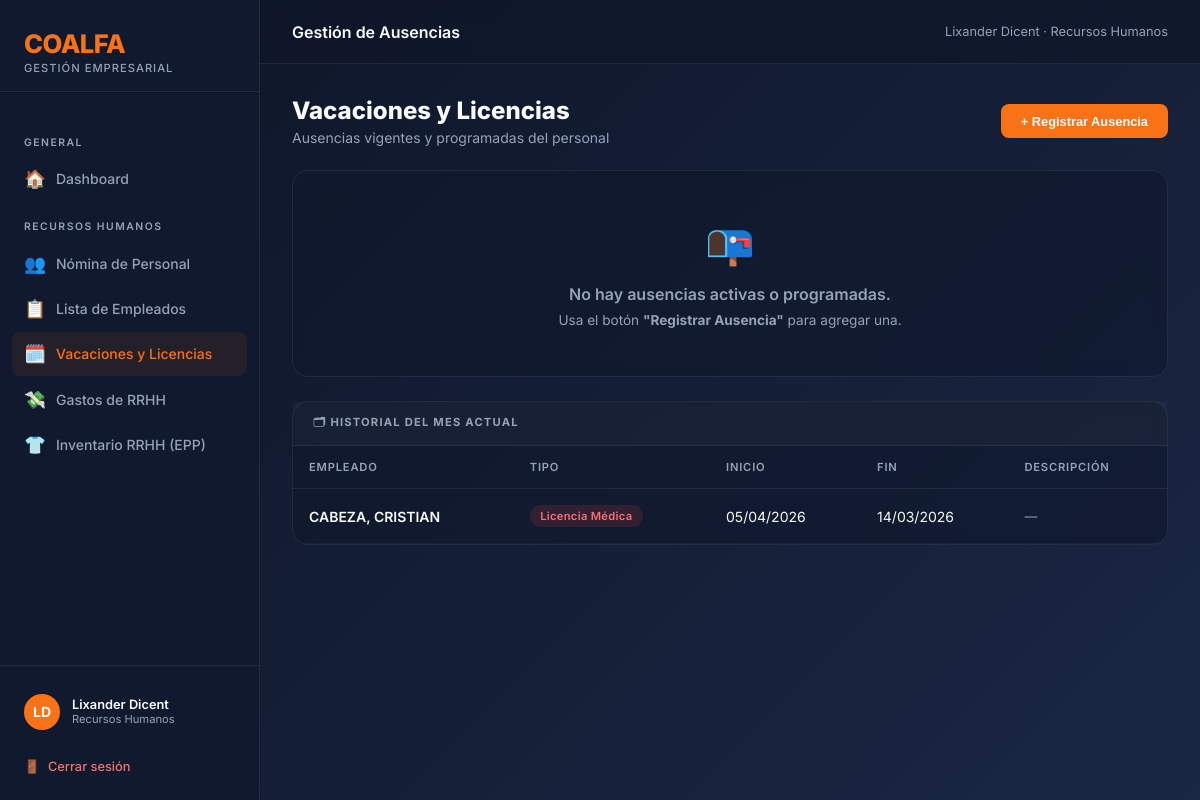
/rrhh/ausencias/ (signed in), run on the app's committed database.
### coalfa/models.py (models this page shows, shortened)
class Usuario(AbstractBaseUser, PermissionsMixin):
    ROL_CHOICES = [
        ("ADMIN", "Administrador"),
        ("RRHH", "Recursos Humanos"),
        ("OPERACIONAL", "Operacional"),
        ("GERENTE", "Gerente"),
    ]
    rut = models.CharField(max_length=12, unique=True, verbose_name="RUT", validators=[rut_validator])
    nombre = models.CharField(max_length=60, verbose_name="Nombre")
    apellido = models.CharField(max_length=60, verbose_name="Apellido")
    rol = models.CharField(max_length=15, choices=ROL_CHOICES, default="RRHH", verbose_name="Rol")
    is_active = models.BooleanField(default=True, verbose_name="Activo")
    is_staff = models.BooleanField(default=False, verbose_name="Es staff")
    solicitud_pendiente = models.BooleanField(default=False, verbose_name="Solicitud pendiente de aprobación")
    date_joined = models.DateTimeField(default=timezone.now, verbose_name="Fecha de registro")
    USERNAME_FIELD = "rut"
    REQUIRED_FIELDS = ["nombre", "apellido"]
    objects = UsuarioManager()
    def get_full_name(self):
        return f"{self.nombre} {self.apellido}"
    class Meta:
        verbose_name = "Usuario"
        verbose_name_plural = "Usuarios"

### rrhh/models.py (models this page shows, shortened)
class PeriodoAusencia(models.Model):
    TIPO_CHOICES = [
        ("VACACIONES", "Vacaciones"),
        ("LICENCIA_MEDICA", "Licencia Médica"),
        ("LICENCIA_MATERNIDAD", "Licencia Maternal"),
    ]
    empleado = models.ForeignKey(Empleado, on_delete=models.CASCADE, related_name="ausencias")
    tipo = models.CharField(max_length=25, choices=TIPO_CHOICES)
    fecha_inicio = models.DateField()
    fecha_fin = models.DateField()
    descripcion = models.TextField(blank=True)
    class Meta:
        verbose_name = "Período de Ausencia"
        verbose_name_plural = "Períodos de Ausencia"
        ordering = ["-fecha_inicio"]

class Empleado(models.Model):
    ESTADO_CHOICES = [
        ("ACTIVO", "Activo"),
        ("VACACIONES", "En Vacaciones"),
        ("LICENCIA", "Con Licencia"),
        ("FINIQUITADO", "Finiquitado"),
    ]
    AREA_CHOICES = [
        ("BODEGA", "Bodega"),
        ("COCINA", "Cocina"),
        ("REPOSTERIA", "Repostería"),
        ("LINEA", "Línea"),
        ("ADMINISTRACION", "Administración"),
        ("RRHH", "Recursos Humanos"),
        ("OTRO", "Otro"),
    ]
    nombre = models.CharField(max_length=100)
    apellido = models.CharField(max_length=100)
    rut = models.CharField(max_length=12, unique=True, validators=[rut_validator])
    cargo = models.CharField(max_length=100)
    area = models.CharField(max_length=20, choices=AREA_CHOICES, default="OTRO")
    email = models.EmailField(blank=True, null=True)
    telefono = models.CharField(max_length=20, blank=True, null=True)
    estado = models.CharField(max_length=15, choices=ESTADO_CHOICES, default="ACTIVO", db_index=True)
    fecha_ingreso = models.DateField(null=True, blank=True)
    fecha_nacimiento = models.DateField(null=True, blank=True)
    nacionalidad = models.CharField(max_length=50, blank=True)
    direccion = models.CharField(max_length=255, blank=True)
    estado_civil = models.CharField(max_length=20, blank=True)
    fecha_contrato = models.DateField(null=True, blank=True)
    anexo_1 = models.DateField(null=True, blank=True)
    anexo_2 = models.DateField(null=True, blank=True)
    turno = models.CharField(max_length=50, blank=True)
    horario = models.CharField(max_length=100, blank=True)
    emergencia_nombre = models.CharField(max_length=100, blank=True)
    emergencia_telefono = models.CharField(max_length=20, blank=True)
    observaciones = models.TextField(blank=True)
    foto = models.ImageField(upload_to="empleados/fotos/", blank=True, null=True)
    def __str__(self):
        return f"{self.apellido}, {self.nombre} ({self.rut})"
    class Meta:
        verbose_name = "Empleado"
        verbose_name_plural = "Empleados"
        ordering = ["apellido", "nombre"]

### rrhh/views.py (the view)
# urls.py: path("ausencias/", views.lista_ausencias, name="rrhh_ausencias"),
@rrhh_required
def lista_ausencias(request):
    hoy = datetime.date.today()
    ausencias = PeriodoAusencia.objects.select_related("empleado").filter(fecha_fin__gte=hoy).order_by("fecha_fin")
    ausencias_historial = PeriodoAusencia.objects.select_related("empleado").filter(
        fecha_fin__lt=hoy,
        fecha_inicio__year=hoy.year,
        fecha_inicio__month=hoy.month
    ).order_by("-fecha_inicio")[:20]
    from .forms import AusenciaForm
    ausencia_form = AusenciaForm()
    if request.method == "POST" and "registrar_ausencia" in request.POST:
        ausencia_form = AusenciaForm(request.POST)
        if ausencia_form.is_valid():
            ausencia_form.save()
            messages.success(request, "✅ Ausencia registrada correctamente.")
            return redirect("rrhh_ausencias")
    emp_en_licencia = Empleado.objects.filter(estado="LICENCIA").count()
    emp_en_vacaciones = Empleado.objects.filter(estado="VACACIONES").count()
    return render(request, "rrhh/ausencias.html", {
        "ausencias": ausencias,
        "ausencias_historial": ausencias_historial,
        "hoy": hoy,
        "ausencia_form": ausencia_form,
        "empleados": Empleado.objects.exclude(estado="FINIQUITADO").order_by("apellido", "nombre"),
        "show_modal": request.method == "POST" and "registrar_ausencia" in request.POST,
        "emp_en_licencia": emp_en_licencia,
        "emp_en_vacaciones": emp_en_vacaciones,
    })

### coalfa/context_processors.py (called while the page is built)
def solicitudes_pendientes(request):
    if request.user.is_authenticated and getattr(request.user, 'rol', None) == 'ADMIN':
        count = Usuario.objects.filter(solicitud_pendiente=True).count()
        return {'solicitudes_count': count}
    return {}

### rrhh/templates/rrhh/ausencias.html (shortened to what this page needs)
{% extends 'base.html' %}
{% block topbar_title %}Gestión de Ausencias{% endblock %}
{% block nav_ausencias %}active{% endblock %}
{% block content %}
<div style="display:flex;justify-content:space-between;align-items:center;margin-bottom:1.5rem;">
    <div>
        <h1 class="page-title">Vacaciones y Licencias</h1>
        <p class="page-subtitle" style="margin-bottom:0;">Ausencias vigentes y programadas del personal</p>
    </div>
    <button onclick="openModal('modalAusencia')" class="btn btn-primary">+ Registrar Ausencia</button>
</div>
<div class="card" style="padding:0;">
    {% if ausencias %}
    <div class="section-label">📋 Ausencias Activas y Programadas</div>
    <div class="table-wrap">
        <table>
            <thead>
                <tr>
                    <th>Empleado</th>
                    <th>Estado Empleado</th>
                    <th>Tipo Ausencia</th>
                    <th>Inicio</th>
                    <th>Fin</th>
                    <th>Días</th>
                    <th>Estado</th>
                    <th>Descripción</th>
                </tr>
            </thead>
            <tbody>
                {% for a in ausencias %}
                <tr>
                    <td style="font-weight:600;">{{ a.empleado.apellido }}, {{ a.empleado.nombre }}</td>
                    <td>
                        <span class="badge badge-{{ a.empleado.estado|lower }}">
                            {{ a.empleado.get_estado_display }}
                        </span>
                    </td>
                    <td>
                        <span class="badge {% if a.tipo == 'VACACIONES' %}badge-vacaciones{% else %}badge-licencia{% endif %}">
                            {{ a.get_tipo_display }}
                        </span>
                    </td>
                    <td>{{ a.fecha_inicio|date:"d/m/Y" }}</td>
                    <td>{{ a.fecha_fin|date:"d/m/Y" }}</td>
                    <td style="color:var(--text-muted);">
                        {% with dias=a.fecha_fin|timeuntil:a.fecha_inicio %}
                        {{ a.fecha_inicio|timesince:a.fecha_fin }}
                        {% endwith %}
                    </td>
                    <td>
                        {% if a.fecha_inicio <= hoy and a.fecha_fin >= hoy %}
                            <span class="badge badge-activo">En curso</span>
                        {% else %}
                            <span class="badge badge-vacaciones">Programada</span>
                        {% endif %}
                    </td>
                    <td style="color:var(--text-muted);font-size:0.8rem;">{{ a.descripcion|default:"—" }}</td>
                </tr>
                {% endfor %}
            </tbody>
        </table>
    </div>
    {% else %}
    <div style="text-align:center;padding:3rem;color:var(--text-muted);">
        <div style="font-size:2.5rem;margin-bottom:1rem;">📭</div>
        <div style="font-weight:600;margin-bottom:0.5rem;">No hay ausencias activas o programadas.</div>
        <div style="font-size:0.85rem;">Usa el botón <strong>"Registrar Ausencia"</strong> para agregar una.</div>
    </div>
    {% endif %}
</div>
{% if ausencias_historial %}
<div class="card" style="padding:0; margin-top:1.5rem;">
    <div class="section-label">🗂 Historial del Mes Actual</div>
    <div class="table-wrap">
        <table>
            <thead>
                <tr>
                    <th>Empleado</th>
                    <th>Tipo</th>
                    <th>Inicio</th>
                    <th>Fin</th>
                    <th>Descripción</th>
                </tr>
            </thead>
            <tbody>
                {% for a in ausencias_historial %}
                <tr>
                    <td style="font-weight:600;">{{ a.empleado.apellido }}, {{ a.empleado.nombre }}</td>
                    <td>
                        <span class="badge {% if a.tipo == 'VACACIONES' %}badge-vacaciones{% else %}badge-licencia{% endif %}">
                            {{ a.get_tipo_display }}
                        </span>
                    </td>
                    <td>{{ a.fecha_inicio|date:"d/m/Y" }}</td>
                    <td>{{ a.fecha_fin|date:"d/m/Y" }}</td>
                    <td style="color:var(--text-muted);font-size:0.8rem;">{{ a.descripcion|default:"—" }}</td>
                </tr>
                {% endfor %}
            </tbody>
        </table>
    </div>
</div>
{% endif %}
{% endblock %}

### templates/base.html (shortened to what this page needs)
<!DOCTYPE html>
<html lang="es">
<head>
    <link rel="stylesheet" href="https://unpkg.com/nprogress@0.2.0/nprogress.css" />
</head>
<body>
    <div class="sidebar">
        <div class="sidebar-brand">
            <div class="logo-text">COALFA</div>
            <div class="logo-sub">Gestión Empresarial</div>
        </div>
        <nav class="sidebar-nav">
            <div class="nav-section-label">General</div>
            <a href="{% url 'dashboard' %}" class="nav-item {% block nav_home %}{% endblock %}">
                <span class="icon">🏠</span> Dashboard
            </a>
            {% if user.rol == 'RRHH' or user.rol == 'ADMIN' %}
            <div class="nav-section-label">Recursos Humanos</div>
            <a href="{% url 'rrhh_dashboard' %}" class="nav-item {% block nav_rrhh %}{% endblock %}">
                <span class="icon">👥</span> Nómina de Personal
            </a>
            <a href="{% url 'rrhh_lista_empleados' %}" class="nav-item {% block nav_empleados %}{% endblock %}">
                <span class="icon">📋</span> Lista de Empleados
            </a>
            <a href="{% url 'rrhh_ausencias' %}" class="nav-item {% block nav_ausencias %}{% endblock %}">
                <span class="icon">🗓️</span> Vacaciones y Licencias
            </a>
            <a href="{% url 'rrhh_gastos' %}" class="nav-item {% block nav_rrhh_gastos %}{% endblock %}">
                <span class="icon">💸</span> Gastos de RRHH
            </a>
            <a href="{% url 'rrhh_inventario' %}" class="nav-item {% block nav_rrhh_inventario %}{% endblock %}">
                <span class="icon">👕</span> Inventario RRHH (EPP)
            </a>
            {% endif %}
        </nav>
        <div class="sidebar-footer">
            <div class="user-info">
                <div class="user-avatar">{{ user.nombre|first }}{{ user.apellido|first }}</div>
                <div>
                    <div class="user-name">{{ user.get_full_name }}</div>
                    <div class="user-role">{{ user.get_rol_display }}</div>
                </div>
            </div>
            <a href="{% url 'logout' %}" class="btn-logout">
                <span>🚪</span> Cerrar sesión
            </a>
        </div>
    </div>
    <div class="main-wrapper">
        <div class="topbar">
            <div class="topbar-title">{% block topbar_title %}Dashboard{% endblock %}</div>
            <div class="topbar-breadcrumb">{{ user.get_full_name }} · {{ user.get_rol_display }}</div>
        </div>
        <div class="page-content">
            {% block content %}{% endblock %}
        </div>
    </div>
</body>
</html>

### data on the page
Usuario: nombre|first "L", apellido|first "D", get_full_name "Lixander Dicent", rol "Recursos Humanos"
PeriodoAusencia: empleado.apellido "CABEZA", empleado.nombre "CRISTIAN", tipo "Licencia Médica", fecha_inicio "05/04/2026", fecha_fin "14/03/2026", descripcion "—"
